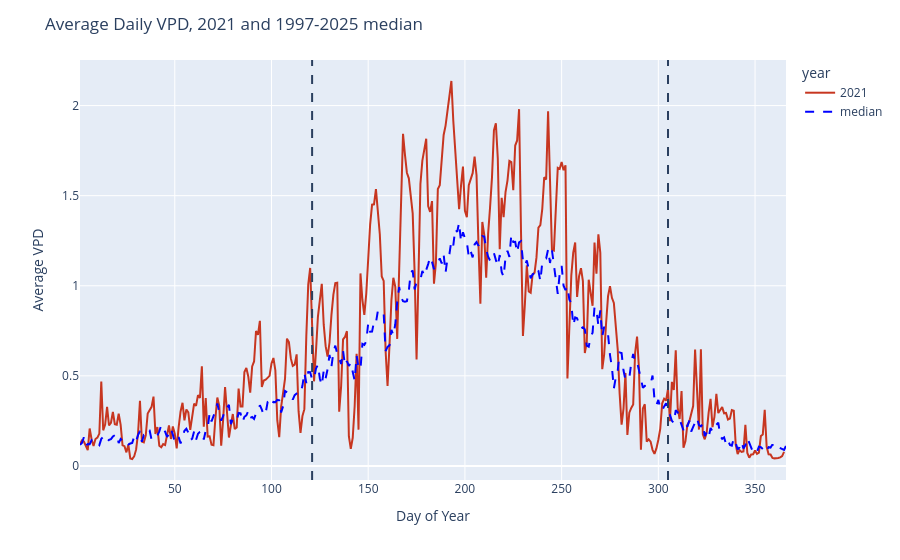

Source (notebook cell):
### Code cell
fig_2021 = create_annual_lineplot(grouped_weather, vpd_column='avg_vpd', year_list=[2021], highlight_year='2021')
fig_2021.add_scatter(
    x=median_VPD_by_DOY['DOY'],
    y=median_VPD_by_DOY['doy_median'],
    mode='lines',
    line=dict(color="blue", width=2, dash="dash"),
    name='median'
)
fig_2021.update_layout(title='Average Daily VPD, 2021 and 1997-2025 median', xaxis_title='Day of Year', yaxis_title='Average VPD')
fig_2021.show()

### Figure 1 — Plotly figure (JSON) as saved in the notebook; plotly's stock layout.template omitted (floating-point values rounded to 4 significant figures; data arrays with more than 128 entries replaced by an {"elided": "..."} marker saying what was removed)
{"data": [{"hovertemplate": "year=2021<br>DOY=%{x}<br>avg_vpd=%{y}<extra></extra>", "legendgroup": "2021", "line": {"color": "#c73620", "dash": "solid"}, "marker": {"symbol": "circle"}, "mode": "lines", "name": "2021", "orientation": "v", "showlegend": true, "type": "scatter", "x": {"elided": "365 int values"}, "xaxis": "x", "y": {"elided": "365 float values"}, "yaxis": "y"}, {"line": {"color": "blue", "dash": "dash", "width": 2}, "mode": "lines", "name": "median", "type": "scatter", "x": {"elided": "366 int values"}, "y": {"elided": "366 float values"}}], "layout": {"legend": {"title": {"text": "year"}, "tracegroupgap": 0}, "margin": {"t": 60}, "shapes": [{"line": {"dash": "dash"}, "type": "line", "x0": "121", "x1": "121", "xref": "x", "y0": 0, "y1": 1, "yref": "y domain"}, {"line": {"dash": "dash"}, "type": "line", "x0": "305", "x1": "305", "xref": "x", "y0": 0, "y1": 1, "yref": "y domain"}], "title": {"text": "Average Daily VPD, 2021 and 1997-2025 median"}, "xaxis": {"anchor": "y", "domain": [0, 1], "title": {"text": "Day of Year"}}, "yaxis": {"anchor": "x", "domain": [0, 1], "title": {"text": "Average VPD"}}}}
